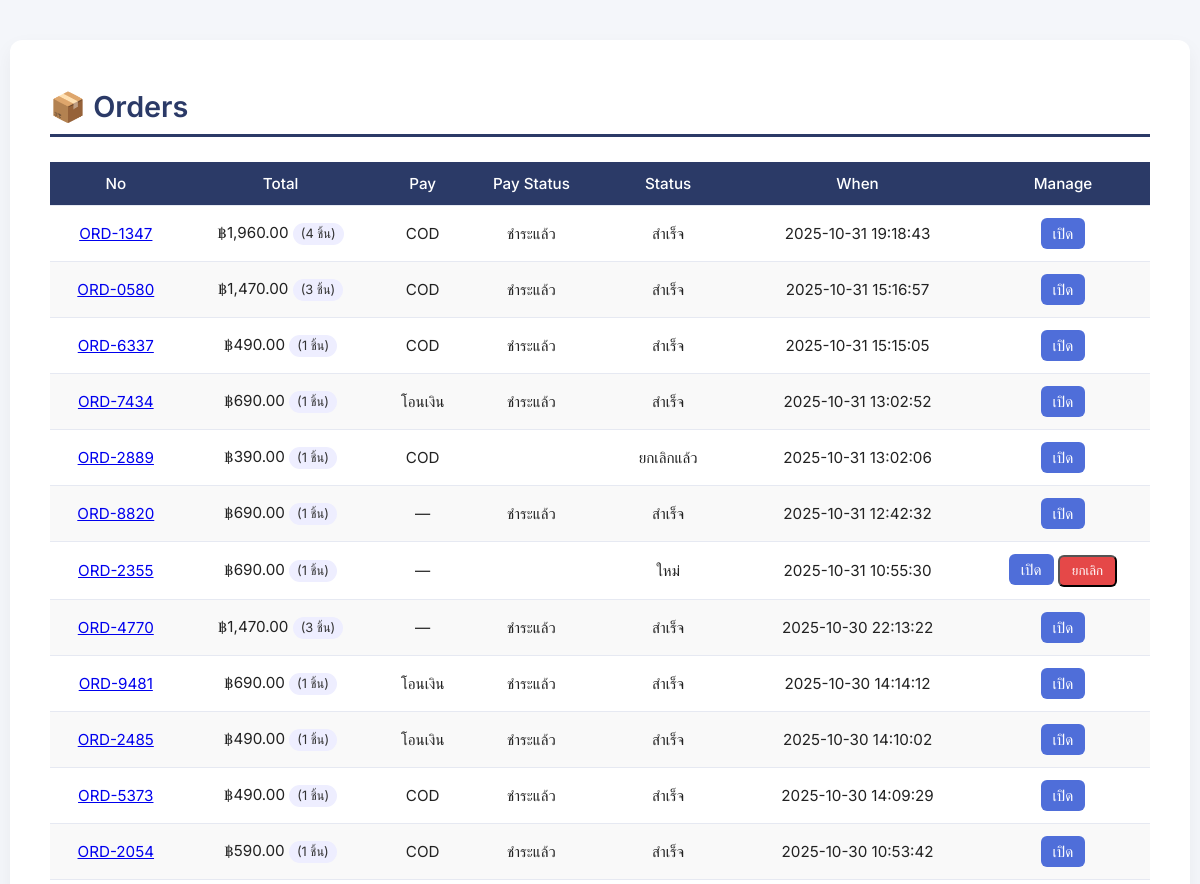
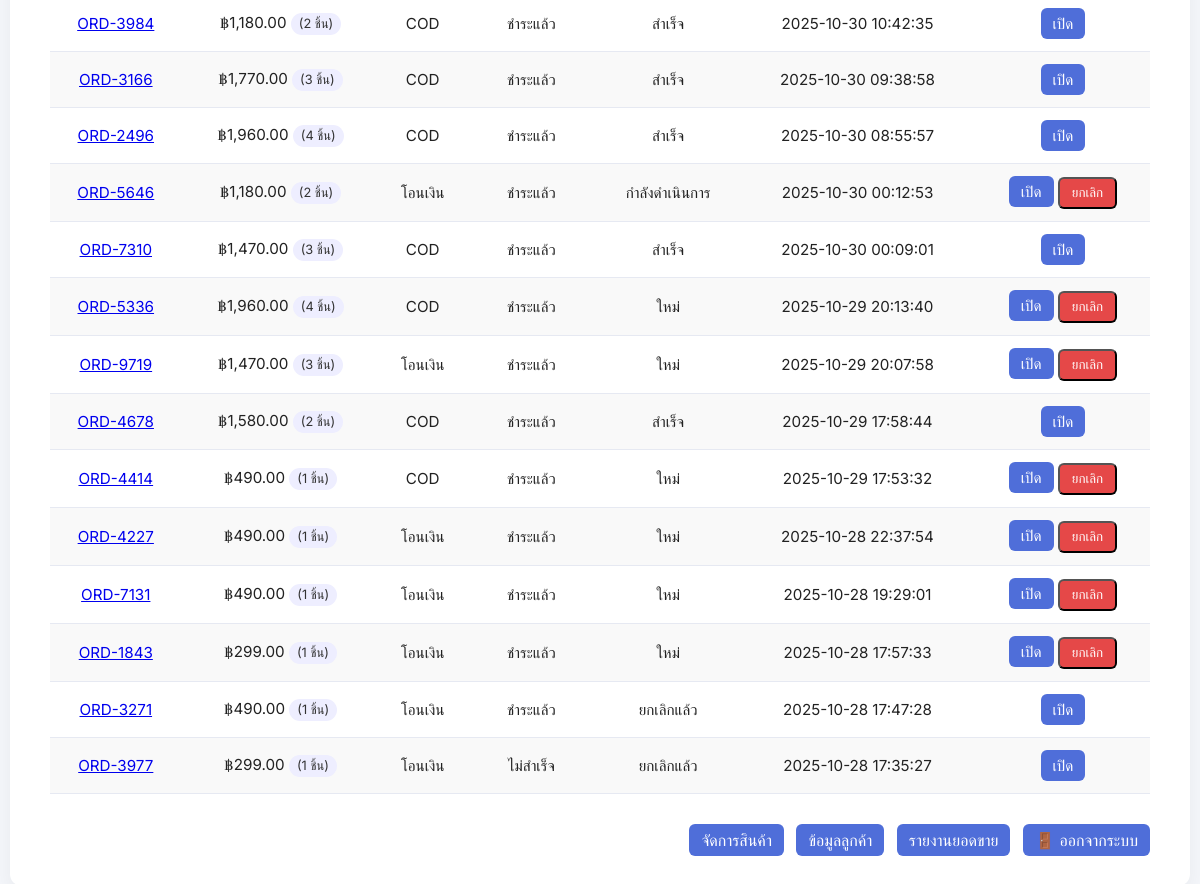
/admin/index.php (signed in), run on the app's committed database (2 pictures, top to bottom).
### tables this page shows
CREATE TABLE `orders` (
  `id` int(11) NOT NULL,
  `customer_id` int(11) DEFAULT NULL,
  `order_no` varchar(32) DEFAULT NULL,
  `customer_name` varchar(191) DEFAULT NULL,
  `customer_email` varchar(191) DEFAULT NULL,
  `customer_phone` varchar(50) DEFAULT NULL,
  `address` text DEFAULT NULL,
  `user_id` int(11) DEFAULT NULL,
  `address_json` longtext NOT NULL CHECK (json_valid(`address_json`)),
  `coupon_code` varchar(64) DEFAULT NULL,
  `subtotal` int(11) NOT NULL,
  `discount` int(11) NOT NULL,
  `shipping` int(11) NOT NULL,
  `vat` int(11) NOT NULL,
  `grand` int(11) NOT NULL,
  `payment_method` enum('COD','CARD') NOT NULL,
  `payment_status` enum('PENDING','PAID','FAILED') NOT NULL DEFAULT 'PENDING',
  `status` enum('NEW','PROCESSING','SHIPPED','DONE','CANCELLED') NOT NULL DEFAULT 'NEW',
  `slip_path` varchar(255) DEFAULT NULL,
  `slip_uploaded_at` datetime DEFAULT NULL,
  `created_at` datetime NOT NULL DEFAULT current_timestamp()
);

### admin/index.php (the view, shortened to what this page needs)
<?php
$pdo = db();
$sql = "
  SELECT
    o.id,
    o.order_no,
    o.customer_name,
    UPPER(COALESCE(o.payment_method,'')) AS payment_method_raw,
    CASE
      WHEN UPPER(COALESCE(o.payment_method,'')) IN ('CARD','TRANSFER','BANK','PROMPTPAY') THEN 'โอนเงิน'
      WHEN UPPER(COALESCE(o.payment_method,'')) = 'COD' THEN 'COD'
      WHEN COALESCE(o.slip_path,'') <> '' THEN 'โอนเงิน'
      ELSE '—'
    END AS pay_label,
    UPPER(COALESCE(o.payment_status,'PENDING')) AS payment_status,
    COALESCE(o.status,'NEW') AS status,
    o.created_at,
    COALESCE(SUM(COALESCE(oi.price,0) * COALESCE(oi.qty,0)),0) AS amount,
    COALESCE(SUM(COALESCE(oi.qty,0)),0) AS items
  FROM orders o
  LEFT JOIN order_items oi ON oi.order_id = o.id
  GROUP BY o.id, o.order_no, o.customer_name, o.payment_method, o.slip_path, o.payment_status, o.status, o.created_at
  ORDER BY o.id DESC
  LIMIT 100
";
$rows = $pdo->query($sql)->fetchAll(PDO::FETCH_ASSOC);
function h($s){ return htmlspecialchars((string)$s, ENT_QUOTES, 'UTF-8'); }
function payStatusTH($status) {
  $map = [
    'PENDING'   => 'รอตรวจสอบ',
    'PAID'      => 'ชำระแล้ว',
    'FAILED'    => 'ไม่สำเร็จ',
    'CANCELLED' => 'ยกเลิกแล้ว',
  ];
  $up = strtoupper((string)$status);
  return $map[$up] ?? $up;
}
function orderStatusTH($status) {
  $map = [
    'NEW'        => 'ใหม่',
    'PROCESSING' => 'กำลังดำเนินการ',
    'SHIPPED'    => 'จัดส่งแล้ว',
    'DONE'       => 'สำเร็จ',
    'CANCELLED'  => 'ยกเลิกแล้ว'
  ];
  $up = strtoupper((string)$status);
  return $map[$up] ?? $up;
}
?>
<!doctype html>
<html lang="th">
<head>
</head>
<body>
<main>
  <h1>📦 Orders</h1>
  <table>
    <thead>
      <tr>
        <th>No</th>
        <th>Total</th>
        <th>Pay</th>
        <th>Pay Status</th>
        <th>Status</th>
        <th>When</th>
        <th>Manage</th>
      </tr>
    </thead>
    <tbody>
    <?php if (!$rows): ?>
      <tr><td colspan="7">ยังไม่มีคำสั่งซื้อ</td></tr>
    <?php else: foreach ($rows as $r): ?>
      <tr>
        <td><a href="order_detail.php?id=<?= (int)$r['id'] ?>"><?= h($r['order_no']) ?></a></td>
        <td>฿<?= number_format((float)$r['amount'],2) ?> <span class="badge">(<?= (int)$r['items'] ?> ชิ้น)</span></td>
        <td><?= h($r['pay_label']) ?></td>
        <td><?= h(payStatusTH($r['payment_status'])) ?></td>
        <td><?= h(orderStatusTH($r['status'])) ?></td>
        <td><?= h($r['created_at']) ?></td>
        <td>
          <a class="btn" href="order_detail.php?id=<?= (int)$r['id'] ?>">เปิด</a>
          <?php if (!in_array(strtoupper((string)$r['status']), ['CANCELLED','DONE'], true)): ?>
            <form class="inline" method="post" action=""
                  onsubmit="return confirm('ยกเลิกออเดอร์นี้ใช่ไหม?');">
              <button class="btn red" type="submit">ยกเลิก</button>
            </form>
          <?php endif; ?>
        </td>
      </tr>
    <?php endforeach; endif; ?>
    </tbody>
  </table>
  <footer>
  <a class="btn" href="products.php">จัดการสินค้า</a>
  <a class="btn" href="customers.php">ข้อมูลลูกค้า</a>
  <a class="btn" href="sales_report.php">รายงานยอดขาย</a>
  <a class="btn" href="logout.php">🚪 ออกจากระบบ</a>
</footer>
</main>
</body>
</html>

### admin/index.php (style rules this page uses)
body { font-family:Inter,system-ui,Segoe UI,Roboto,Arial;background:#f4f6fa;margin:0;color:#222 }
main { max-width:1100px;margin:40px auto;background:#fff;border-radius:12px;padding:30px 40px;box-shadow:0 8px 20px rgba(0,0,0,.05) }
h1 { font-size:1.8rem;font-weight:600;color:#2b3a67;border-bottom:3px solid #2b3a67;padding-bottom:10px;margin-bottom:25px }
table { width:100%;border-collapse:collapse;font-size:.95rem }
th,td { padding:12px 10px;text-align:center;border-bottom:1px solid #e6e9f2 }
th { background:#2b3a67;color:#fff;font-weight:500 }
tr:nth-child(even) { background:#f9f9f9 }
.btn { display:inline-block;background:#4f6ed9;color:#fff;padding:6px 12px;border-radius:6px;text-decoration:none }
.btn.red { background:#e54848 }
footer { text-align:right;margin-top:30px }
footer .btn { margin-left:8px }
form.inline { display:inline }
.badge { display:inline-block;padding:3px 8px;border-radius:999px;background:#eef;color:#333;font-size:.8rem }

### data on the page
orders: order_no "ORD-1347", amount "1,960.00", items "4", pay_label "COD", payment_status "ชำระแล้ว", status "สำเร็จ", created_at "2025-10-31 19:18:43"
orders: order_no "ORD-0580", amount "1,470.00", items "3", pay_label "COD", payment_status "ชำระแล้ว", status "สำเร็จ", created_at "2025-10-31 15:16:57"
orders: order_no "ORD-6337", amount "490.00", items "1", pay_label "COD", payment_status "ชำระแล้ว", status "สำเร็จ", created_at "2025-10-31 15:15:05"
orders: order_no "ORD-7434", amount "690.00", items "1", pay_label "โอนเงิน", payment_status "ชำระแล้ว", status "สำเร็จ", created_at "2025-10-31 13:02:52"
orders: order_no "ORD-2889", amount "390.00", items "1", pay_label "COD", status "ยกเลิกแล้ว", created_at "2025-10-31 13:02:06"
orders: order_no "ORD-8820", amount "690.00", items "1", pay_label "—", payment_status "ชำระแล้ว", status "สำเร็จ", created_at "2025-10-31 12:42:32"
orders: order_no "ORD-2355", amount "690.00", items "1", pay_label "—", status "ใหม่", created_at "2025-10-31 10:55:30"
orders: order_no "ORD-4770", amount "1,470.00", items "3", pay_label "—", payment_status "ชำระแล้ว", status "สำเร็จ", created_at "2025-10-30 22:13:22"
orders: order_no "ORD-9481", amount "690.00", items "1", pay_label "โอนเงิน", payment_status "ชำระแล้ว", status "สำเร็จ", created_at "2025-10-30 14:14:12"
orders: order_no "ORD-2485", amount "490.00", items "1", pay_label "โอนเงิน", payment_status "ชำระแล้ว", status "สำเร็จ", created_at "2025-10-30 14:10:02"
orders: order_no "ORD-5373", amount "490.00", items "1", pay_label "COD", payment_status "ชำระแล้ว", status "สำเร็จ", created_at "2025-10-30 14:09:29"
orders: order_no "ORD-2054", amount "590.00", items "1", pay_label "COD", payment_status "ชำระแล้ว", status "สำเร็จ", created_at "2025-10-30 10:53:42"
orders: order_no "ORD-3984", amount "1,180.00", items "2", pay_label "COD", payment_status "ชำระแล้ว", status "สำเร็จ", created_at "2025-10-30 10:42:35"
orders: order_no "ORD-3166", amount "1,770.00", items "3", pay_label "COD", payment_status "ชำระแล้ว", status "สำเร็จ", created_at "2025-10-30 09:38:58"
orders: order_no "ORD-2496", amount "1,960.00", items "4", pay_label "COD", payment_status "ชำระแล้ว", status "สำเร็จ", created_at "2025-10-30 08:55:57"
orders: order_no "ORD-5646", amount "1,180.00", items "2", pay_label "โอนเงิน", payment_status "ชำระแล้ว", status "กำลังดำเนินการ", created_at "2025-10-30 00:12:53"
orders: order_no "ORD-7310", amount "1,470.00", items "3", pay_label "COD", payment_status "ชำระแล้ว", status "สำเร็จ", created_at "2025-10-30 00:09:01"
orders: order_no "ORD-5336", amount "1,960.00", items "4", pay_label "COD", payment_status "ชำระแล้ว", status "ใหม่", created_at "2025-10-29 20:13:40"
orders: order_no "ORD-9719", amount "1,470.00", items "3", pay_label "โอนเงิน", payment_status "ชำระแล้ว", status "ใหม่", created_at "2025-10-29 20:07:58"
orders: order_no "ORD-4678", amount "1,580.00", items "2", pay_label "COD", payment_status "ชำระแล้ว", status "สำเร็จ", created_at "2025-10-29 17:58:44"
orders: order_no "ORD-4414", amount "490.00", items "1", pay_label "COD", payment_status "ชำระแล้ว", status "ใหม่", created_at "2025-10-29 17:53:32"
orders: order_no "ORD-4227", amount "490.00", items "1", pay_label "โอนเงิน", payment_status "ชำระแล้ว", status "ใหม่", created_at "2025-10-28 22:37:54"
orders: order_no "ORD-7131", amount "490.00", items "1", pay_label "โอนเงิน", payment_status "ชำระแล้ว", status "ใหม่", created_at "2025-10-28 19:29:01"
orders: order_no "ORD-1843", amount "299.00", items "1", pay_label "โอนเงิน", payment_status "ชำระแล้ว", status "ใหม่", created_at "2025-10-28 17:57:33"
orders: order_no "ORD-3271", amount "490.00", items "1", pay_label "โอนเงิน", payment_status "ชำระแล้ว", status "ยกเลิกแล้ว", created_at "2025-10-28 17:47:28"
orders: order_no "ORD-3977", amount "299.00", items "1", pay_label "โอนเงิน", payment_status "ไม่สำเร็จ", status "ยกเลิกแล้ว", created_at "2025-10-28 17:35:27"
